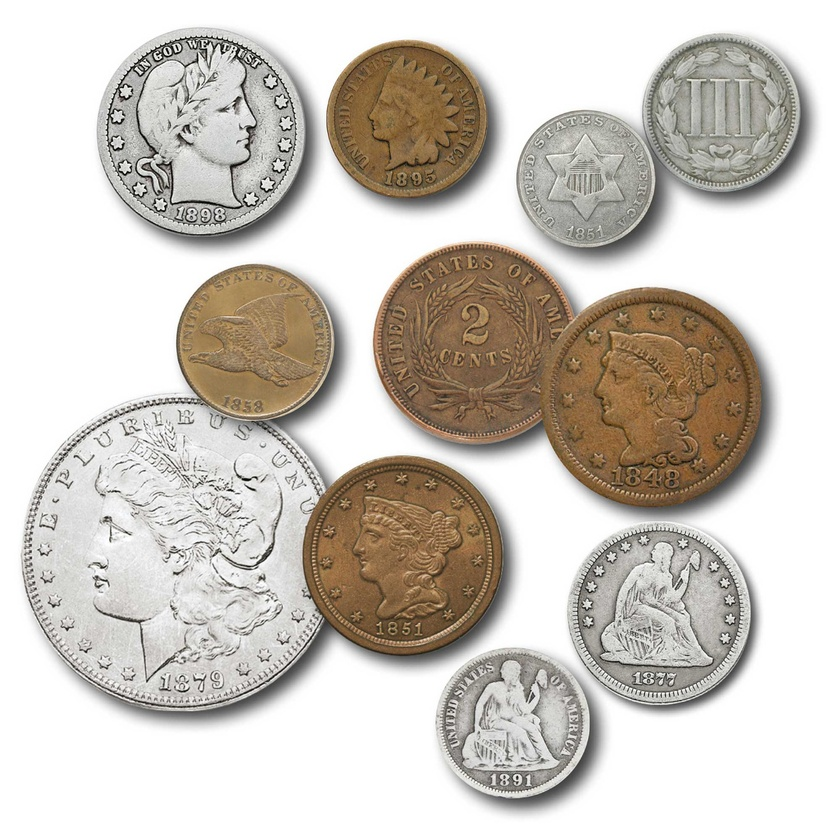
#> input picture OPENCV_PYİMAGE/images/coin3.jpg, 840 x 840 px, shrunk from 1600 x 1600 before the run; its folder holds 4 pictures in this run
$ python step4_montaj.py --images ../images
#> lines starting #> are read from the running program, lines starting #| are printed output that depends on the picture


from imutils import build_montages
from imutils import paths
import argparse
import random
import cv2
# terminalden argüman girişi alabilmek için argaparse kütüphanesi kullanıyoruz
ap = argparse.ArgumentParser()
ap.add_argument("-i", "--images", required=True,
	help="path to input directory of images")
ap.add_argument("-s", "--sample", type=int, default=16,
	help="# of images to sample")
args = vars(ap.parse_args())
imagePaths = list(paths.list_images(args["images"]))

random.shuffle(imagePaths)
imagePaths = imagePaths[:args["sample"]]
# görseller için liste oluşturduk
images = []

for imagePath in imagePaths:# resimlerin içinde geziyoruz

	image = cv2.imread(imagePath)
#> image is the input picture: shape (840, 840, 3); mean B, G, R 191.1, 198.9, 205
	images.append(image)# listeye ekliyoruz

montages = build_montages(images, (128, 196), (7, 3))#(128, 196) boyutu - (3, 7) açılan alan boyutu

for montage in montages:
	cv2.imshow("Montage", montage)
	cv2.waitKey(0)
#> this loop made 1 pass
#> pass 1, `cv2.imshow("Montage", montage)`:
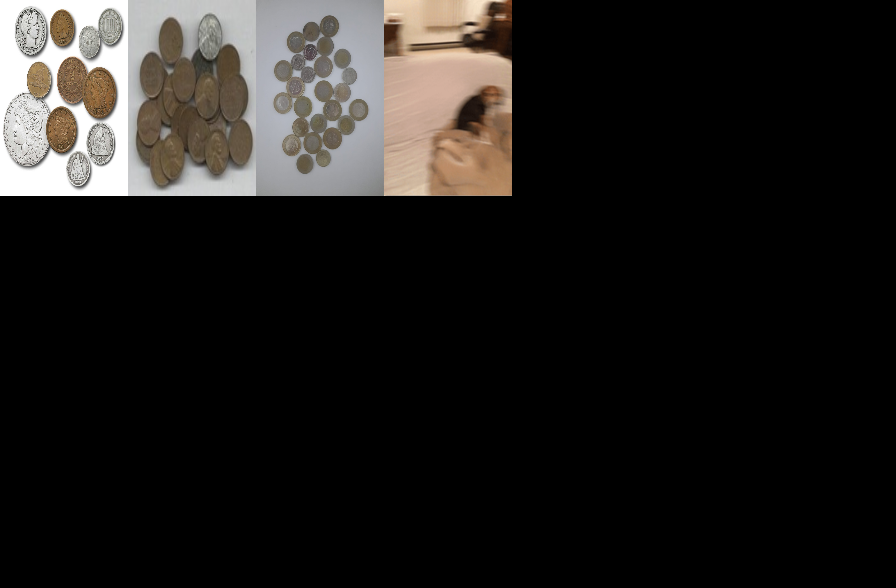
#> window 'Montage': shape (588, 896, 3); mean B, G, R 27.5, 29.5, 31.6
